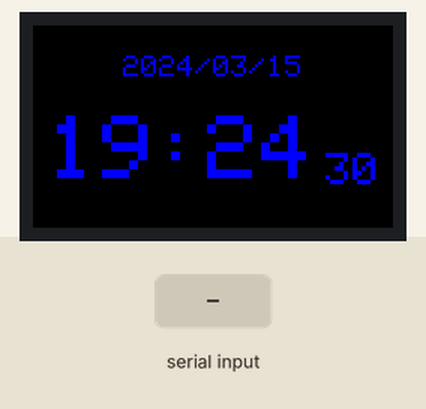
Bench run of a sketch on a simulated ESP32. On the bench: 240×135 colour display. The test bench sets the inputs (shaded band). WiFi joins after 1.5 s; servers stay silent unless stated; the local clock reads 2024-03-15 10:24:30 at power-on unless the sketch sets it; what the sketch prints to the serial monitor is not drawn.

Above: at 0.2 s.
At 1.3 s:
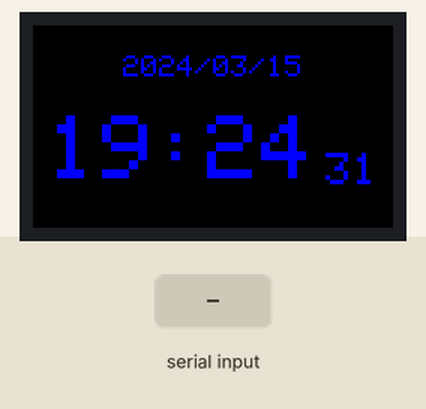
1.4 s: "RESET/1\n" received over Serial
At 3.5 s:
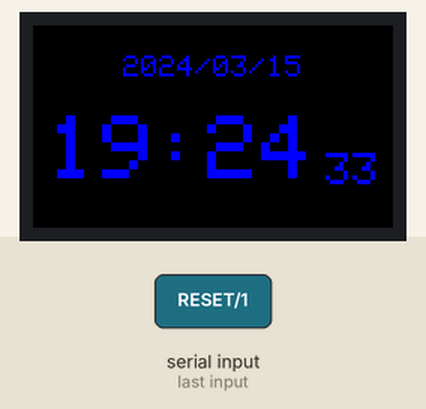
3.6 s: "RESET\n" received over Serial
7.1 s: "0\n" received over Serial
Timing chart, 0 to 10.1 s (numbered marks = the images above; inputs shaded):
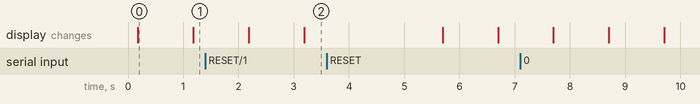

Measured:
- what the display in image 0 shows lasts 1.0 s, from 0.2 s to 1.2 s

The sketch:

Simple_digital_clock.ino
```cpp
#include <WiFi.h>
#include <M5StickCPlus2.h>

// NTP設定
#define WIFI_SSID "YourWiFiSSID"
#define WIFI_PASSWORD "YourWiFiPass"
#define NTP_SERVER1 "ntp.nict.jp"
#define NTP_SERVER2 "1.pool.ntp.org"
#define NTP_SERVER3 "2.pool.ntp.org"

bool rtcInitialized = false;

void setup(void) {
    StickCP2.begin();
    StickCP2.Display.setRotation(1);
    StickCP2.Display.setTextColor(BLUE);
    Serial.begin(115200);

    if (!StickCP2.Rtc.isEnabled()) {
        Serial.println("RTC not found.");
        StickCP2.Display.println("RTC not found.");
        for (;;) {
            delay(500);
        }
    }

    Serial.println("RTC found.");

    auto dt = StickCP2.Rtc.getDateTime();
    Serial.printf("RTC Time Check: %04d/%02d/%02d %02d:%02d:%02d\n",
                  dt.date.year, dt.date.month, dt.date.date,
                  dt.time.hours, dt.time.minutes, dt.time.seconds);

    if (dt.date.year < 2023 || dt.date.year > 2025 || dt.date.month == 0 || dt.date.month > 12 || dt.date.date == 0 || dt.date.date > 31) {
        rtcInitialized = false;
        Serial.println("RTC time is invalid. Awaiting user input for correction...");
    } else {
        rtcInitialized = true;
        Serial.println("RTC time is valid. You can enter 'RESET' to resync with NTP or modify the time.");
    }
}

void loop(void) {
    static constexpr const char* const wd[7] = {"Sun", "Mon", "Tue", "Wed", "Thu", "Fri", "Sat"};

    // シリアルモニタからの入力処理
    if (Serial.available() > 0) {
        String input = Serial.readStringUntil('\n');
        input.trim();

        if (input.equalsIgnoreCase("RESET")) {
            Serial.println("Forcing NTP synchronization...");
            syncNTP();
        } else if (input.indexOf('/') > 0) { // 日付設定 (yy/mm/dd)
            int year = input.substring(0, 2).toInt() + 2000; // 年 (20xx形式に変換)
            int month = input.substring(3, 5).toInt();       // 月
            int day = input.substring(6, 8).toInt();         // 日

            // デバッグ出力
            Serial.printf("Parsed Date - Year: %d, Month: %d, Day: %d\n", year, month, day);

            if (year >= 2023 && year <= 2025 && month > 0 && month <= 12 && day > 0 && day <= 31) {
                auto dt = StickCP2.Rtc.getDateTime();
                StickCP2.Rtc.setDateTime({ { year, month, day }, { dt.time.hours, dt.time.minutes, dt.time.seconds } });
                Serial.printf("Date set to: %04d/%02d/%02d\n", year, month, day);
            } else {
                Serial.println("Invalid date input. Please use 'yy/mm/dd' format with valid values.");
            }
        } else if (input.indexOf(':') > 0) { // 時刻設定 (hh:mm:ss)
            int hour = input.substring(0, 2).toInt();        // 時
            int minute = input.substring(3, 5).toInt();     // 分
            int second = input.substring(6, 8).toInt();     // 秒

            // デバッグ出力
            Serial.printf("Parsed Time - Hour: %d, Minute: %d, Second: %d\n", hour, minute, second);

            if (hour >= 0 && hour < 24 && minute >= 0 && minute < 60 && second >= 0 && second < 60) {
                auto dt = StickCP2.Rtc.getDateTime();
                StickCP2.Rtc.setDateTime({ { dt.date.year, dt.date.month, dt.date.date }, { hour, minute, second } });
                Serial.printf("Time set to: %02d:%02d:%02d\n", hour, minute, second);
            } else {
                Serial.println("Invalid time input. Please use 'hh:mm:ss' format with valid values.");
            }
        } else {
            Serial.println("Invalid input. Use 'RESET', 'yy/mm/dd', or 'hh:mm:ss'.");
        }
    }

    // RTCの現在時刻を取得 (UTC)
    auto dt = StickCP2.Rtc.getDateTime();

    // JSTに変換
    int localHours = dt.time.hours + 9;
    int localMinutes = dt.time.minutes;
    int localSeconds = dt.time.seconds;

    if (localHours >= 24) {
        localHours -= 24;
        dt.date.date++;
        if (dt.date.date > 31) {
            dt.date.date = 1;
            dt.date.month++;
            if (dt.date.month > 12) {
                dt.date.month = 1;
                dt.date.year++;
            }
        }
    }

    // 静的変数を使用して前回表示した時刻を記録
    static int prevHours = -1;
    static int prevMinutes = -1;
    static int prevSeconds = -1;
    static int prevDay = -1;

    // 時刻が変更された場合のみ更新
    if (localHours != prevHours) {
        StickCP2.Display.setTextSize(6);
        StickCP2.Display.setCursor(10, 60);
        StickCP2.Display.fillRect(10, 60, 120, 60, BLACK); // 時間の部分をクリア
        StickCP2.Display.printf("%02d", localHours);
        prevHours = localHours; // 最新の時間を記録
    }

    if (localMinutes != prevMinutes) {
        StickCP2.Display.setTextSize(6);
        StickCP2.Display.setCursor(80, 60);
        StickCP2.Display.fillRect(80, 60, 120, 60, BLACK); // 分の部分をクリア
        StickCP2.Display.printf(":%02d", localMinutes);
        prevMinutes = localMinutes; // 最新の分を記録
    }

    if (localSeconds != prevSeconds) {
        StickCP2.Display.setTextSize(3);
        StickCP2.Display.setCursor(195, 85);
        StickCP2.Display.fillRect(195, 85, 40, 30, BLACK); // 秒の部分をクリア
        StickCP2.Display.printf("%02d", localSeconds);
        prevSeconds = localSeconds; // 最新の秒を記録
    }

    // 日付が変更された場合のみ更新
    if (dt.date.date != prevDay) {
        StickCP2.Display.setTextSize(2);
        StickCP2.Display.setCursor(60, 20);
        StickCP2.Display.fillRect(60, 20, 180, 30, BLACK); // 日付全体をクリア
        StickCP2.Display.printf("%04d/%02d/%02d", dt.date.year, dt.date.month, dt.date.date);
        prevDay = dt.date.date; // 最新の日付を記録
    }

    delay(1000); // 1秒ごとに更新
}

void syncNTP() {
    WiFi.begin(WIFI_SSID, WIFI_PASSWORD);
    unsigned long startAttemptTime = millis();
    while (WiFi.status() != WL_CONNECTED && millis() - startAttemptTime < 10000) {
        Serial.print('.');
        delay(500);
    }

    if (WiFi.status() == WL_CONNECTED) {
        Serial.println("\r\nWiFi Connected. Syncing NTP...");
        configTzTime("UTC", NTP_SERVER1, NTP_SERVER2, NTP_SERVER3);

        unsigned long syncTimeout = millis();
        while (time(nullptr) <= 0 && millis() - syncTimeout < 5000) {
            Serial.print('.');
            delay(500);
        }

        if (time(nullptr) > 0) {
            time_t t = time(nullptr);
            StickCP2.Rtc.setDateTime(gmtime(&t));
            Serial.println("NTP Sync Completed. RTC updated.");
        } else {
            Serial.println("NTP Sync Failed.");
        }
    } else {
        Serial.println("\r\nWiFi Connection Failed.");
    }
}
```
